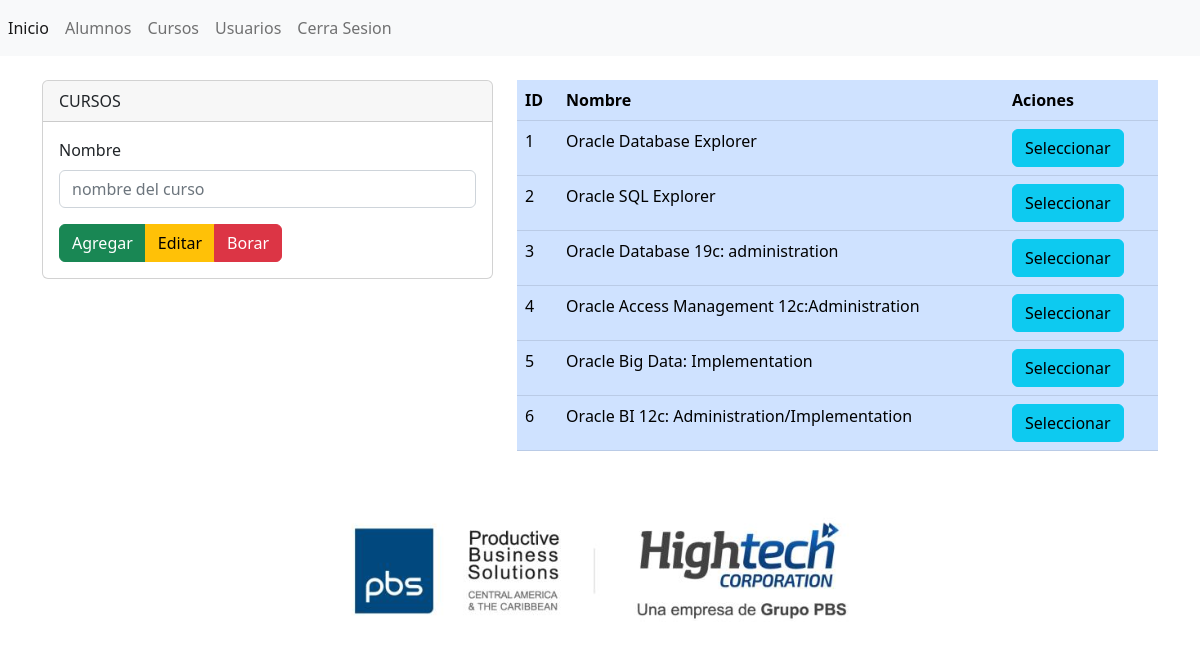
Page /secciones/vista_cursos.php (signed in) on the committed database.
### tables this page shows
CREATE TABLE `cursos` (
  `id` int(255) NOT NULL,
  `nombre_curso` varchar(255) NOT NULL
);

### secciones/cursos.php (called while the page is built, shortened)
<?php
$conexionBD=BD::crearInstancia();
$nombre_curso=isset($_POST['nombre_curso'])?$_POST['nombre_curso']:'';
$consulta=$conexionBD->prepare("SELECT * FROM cursos");
$consulta->execute();
$listaCursos=$consulta->fetchAll();
?>

### secciones/vista_cursos.php (the view, shortened to what this page needs)
<?php include('../templates/cabecera.php')?>
<?php include('../secciones/cursos.php')?>
<div class="row">
    <div class="col-12">
    <br/>
         <div class="row">
            <div class="col-5">
                <form action ="" method="post">
                    <div class="card">
                        <div class="card-header">
                            CURSOS
                        </div>
                        <div class="card-body">
                            <div class="mb-3">
                                    <label for="nombre_curso" class="form-label">Nombre</label>
                                    <input type="text"
                                    class="form-control"
                                    name="nombre_curso"
                                    id="nombre_curso"
                                    value="<?php echo $nombre_curso;?>"
                                    aria-describedby="helpId" placeholder="nombre del curso">
                            </div>
                            <div class="btn-group" role="group" aria-label="Button group name">
                                <button type="submit" name="accion" value="agregar" class="btn btn-success">Agregar</button>
                                <button type="submit" name="accion" value="editar" class="btn btn-warning">Editar</button>
                                <button type="submit" name="accion" value="borrar" class="btn btn-danger">Borar</button>
                            </div>
                        </div>
                    </div>
                </form>
            </div>
<div class="col-7">
        <div class="table-responsive">
            <table class="table table-primary">
                <thead>
                    <tr>
                        <th scope="col">ID</th>
                        <th scope="col">Nombre</th>
                        <th scope="col">Aciones</th>
                    </tr>
                </thead>
                <tbody>
                    <?php foreach($listaCursos as $curso) {?>
                    <tr>
                        <td> <?php  echo $curso['id'];?> </td>
                        <td> <?php  echo $curso['nombre_curso'];?> </td>
                        <td>
                            <form action="" method="post">
                                <input type="submit" value="Seleccionar" name="accion" class="btn btn-info">
                            </form>
                        </td>
                    </tr>
                    <?php } ?>
                </tbody>
            </table>
        </div>
</div>
</div>
</div>
<?php include('../templates/pie.php')?>

### templates/cabecera.php (shortened to what this page needs)
<!doctype html>
<html lang="en">
<head>
  <link href="https://cdn.jsdelivr.net/npm/bootstrap@5.2.1/dist/css/bootstrap.min.css" rel="stylesheet"
>
</head>
<body>
            <nav class="navbar navbar-expand navbar-light bg-light">
                <div class="nav navbar-nav">
                    <a class="nav-item nav-link active" href="index.php" aria-current="page">Inicio <span class="visually-hidden">(current)</span></a>
                    <a class="nav-item nav-link" href="vista_alumnos.php">Alumnos</a>
                    <a class="nav-item nav-link" href="vista_cursos.php">Cursos</a>
                    <a class="nav-item nav-link" href="vista_usuarios.php">Usuarios</a>
                    <a class="nav-item nav-link" href="cerrar.php">Cerra Sesion</a>
                </div>
            </nav>
                <div class="container">

### templates/pie.php (shortened to what this page needs)
</div>
<br>
<br>
<div align="center">
  <img src="../src/pbs.png" width="" height="">
  </div>
</body>
</html>

### rows in the picture
cursos: id "1", nombre_curso "Oracle Database Explorer"
cursos: id "2", nombre_curso "Oracle SQL Explorer"
cursos: id "3", nombre_curso "Oracle Database 19c: administration"
cursos: id "4", nombre_curso "Oracle Access Management 12c:Administration"
cursos: id "5", nombre_curso "Oracle Big Data: Implementation"
cursos: id "6", nombre_curso "Oracle BI 12c: Administration/Implementation"
